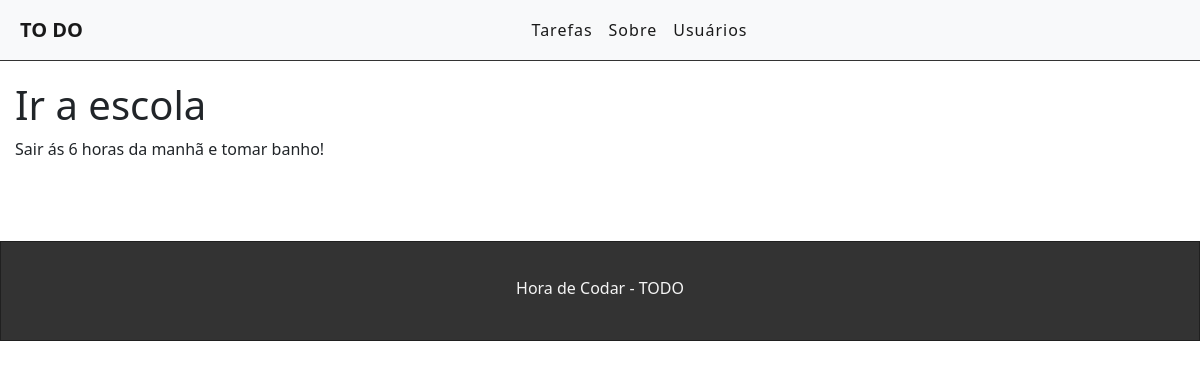
/task/3, run on the app's committed database.
### tasks/models.py (models this page shows, shortened)
class Task(models.Model):
    STATUS = (
        ('doing', 'Doing'),
        ('done', 'Done'),
    )
    title = models.CharField(max_length=255)
    description = models.TextField()
    done = models.CharField(
        max_length=5,
        choices=STATUS,
    )
    created_at = models.DateTimeField(auto_now_add=True)
    updated_at = models.DateTimeField(auto_now=True)

### tasks/views.py (the view)
# urls.py: path('task/<int:id>', views.taskView, name="task-view"),
def taskView(request, id):
    task = get_object_or_404(Task, pk = id)
    return render(request, 'tasks/task.html', {'task': task})

### tasks/templates/tasks/task.html (shortened to what this page needs)
{% extends 'base.html' %}
{% block content %}
    <h1 class="list-title">{{task.title}}</h1>
    <p class="list-description">{{task.description}}</p>
{% endblock %}

### tasks/static/polls/style.css (style rules this page uses)
.list-title, .list-description { padding: 0px 15px; }

### data on the page
Task: title "Ir a escola", description "Sair ás 6 horas da manhã e tomar banho!"
